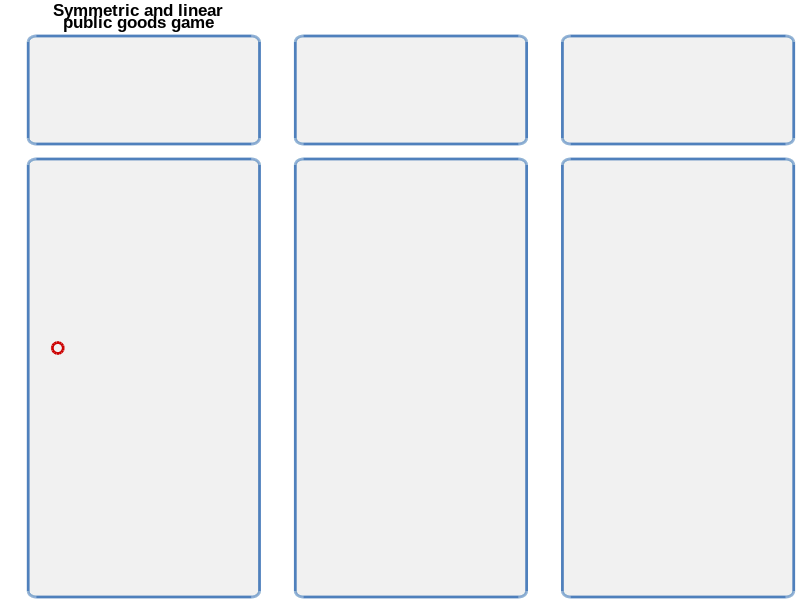

Write the MATLAB code that produced this figure. (Note: this script raises an error after producing the figure.)
% You must change input file address every time you want to use this code
% on line 67.
function[sum_pay]= MakeIllustrationV5();

%% Fixing the Parameters
global lw ms fsA fsL fsH fsT fname le bo wi he dx dy col wi2 he2 dx2
 
lw=3; ms=10; fsT=10; fsA=12; fsL=12; fsH=16; fname='Arial'; 
le=0.076; bo=0.105; wi=0.195; he=wi*75/60; wi2=wi*0.9; he2=he*0.9; dx2=wi*0.05; dx=0.145; dy=0.365; 
col=[0 0.447 0.741;
    0.85 0.325 0.098;
    0.494 0.184 0.556;
    0.929 0.694 0.125;
    0.466 0.674 0.188];

%% Plotting the general graphical structure 
figure('Position',[300,300,900,750]); % 300 - 300 - 1200 - 750 
ax1=axes('Position',[le-0.35*dx 0 3*wi+3*dx 1]); hold on
axis([-0.01 1.01 0 1]); dxf=(wi+dx*0.4)/(3*wi+2*dx); delf=0.27*dx/(3*wi+2*dx);
grey1=242/256*ones(1,3);  
blue1=[79,129,189]/256; 
y1=0.005; y2=0.735; lwP=2;
rd=0.01; t1=pi:0.01:3*pi/2; t2=3*pi/2:0.01:2*pi; t3=0:0.01:pi/2; t4=pi/2:0.01:pi; 
bxx=[rd+rd*cos(t1),dxf-rd+rd*cos(t2),dxf-rd+rd*cos(t3),rd+rd*cos(t4)]; 
bxy=[y1+rd+rd*sin(t1),y1+rd+rd*sin(t2),y2-rd+rd*sin(t3),y2-rd+rd*sin(t4)]; 
fill(bxx,bxy,grey1,'EdgeColor',blue1,'LineWidth',lwP);
fill(bxx+dxf+delf,bxy,grey1,'EdgeColor',blue1,'LineWidth',lwP);
fill(bxx+2*(dxf+delf),bxy,grey1,'EdgeColor',blue1,'LineWidth',lwP);

%fill(bxx+3*(dxf+delf),bxy,grey1,'EdgeColor',blue1,'LineWidth',lwP);

y1=0.76; y2=0.94; lwP=2;
rd=0.01; t1=pi:0.01:3*pi/2; t2=3*pi/2:0.01:2*pi; t3=0:0.01:pi/2; t4=pi/2:0.01:pi; 
bxx=[rd+rd*cos(t1),dxf-rd+rd*cos(t2),dxf-rd+rd*cos(t3),rd+rd*cos(t4)]; 
bxy=[y1+rd+rd*sin(t1),y1+rd+rd*sin(t2),y2-rd+rd*sin(t3),y2-rd+rd*sin(t4)]; 
fill(bxx,bxy,grey1,'EdgeColor',blue1,'LineWidth',lwP);
fill(bxx+dxf+delf,bxy,grey1,'EdgeColor',blue1,'LineWidth',lwP);
fill(bxx+2*(dxf+delf),bxy,grey1,'EdgeColor',blue1,'LineWidth',lwP);

%fill(bxx+3*(dxf+delf),bxy,grey1,'EdgeColor',blue1,'LineWidth',lwP);

S1=[0.065-0.028 0.420]; red=[0.8 0 0];  msS=8; lwS=2;
plot(S1(1),S1(2),'o','Color',red,'MarkerSize',msS,'LineWidth',lwS); 
%text(S1(1)+0.015,S1(2)-0.0075,{'Extreme endowment inequality','prevents cooperation '},'Color',red,...
%    'FontName',fname,'FontSize',fsT,'VerticalAlignment','middle'); 
% S2=S1+[2*(wi+dx) 0]; 
% plot(S2(1),S2(2),'o','MarkerSize',msS,'LineWidth',lwS,'Color',col(3,:));
% plot(S2(1),S2(2),'x','MarkerSize',msS,'Color',col(3,:));
% text(S2(1)+0.015,S2(2)-0.0075,{'Complete endowment equality','prevents cooperation '},'Color',col(3,:),...
%     'FontName',fname,'FontSize',fsT,'VerticalAlignment','middle'); 


he1=0.03; wi1=3*wi+3*dx; k=wi1;
rd=0.006; t=0:0.01:2*pi; red=[0.8 0 0];  msS=8; 
axis off

PlotGameSetup(1,'a'); 
% PlotGameSetup(2,'b'); 
% PlotGameSetup(3,'c'); 

%% Plotting the static predictions
delta1=0.8; delta2=0.3; delta3=0.35;
Input_file = 'InputDataXsetSize3_7.mat';
load(Input_file);
%rvec1=[2 2 2]; rvec2=[1.1 1.5 2.9]; 
rvec1 = rvec;
rvec2 = rvec;
%plotStatic(1,delta1,rvec1,'a'); 
% plotStatic(2,delta2,rvec2,'b');
% plotStatic(3,delta3,rvec2,'c');
%plotStaticLegend(); 

%% Plotting the evolutionary predictions
delta1=1; delta2=1; delta3=1;
plotEvo(1,delta1,rvec1,'d',Input_file); 
plotEvo(2,delta2,rvec2,'e',Input_file);
plotEvo(3,delta2,rvec2,'f',Input_file);

end


function PlotGameSetup(nr,lett); 
global lw ms fsA fsL fsH fsT fname le bo wi he dx dy col

ax1=axes('Position',[le+(wi+dx)*(nr-1) bo+2*dy wi he]);
axis([-1.05 1.05 -sqrt(3)*0.1 sqrt(3)*1.1]); hold on

if nr==1, head1='Symmetric and linear'; 
elseif nr==2, head1='Asymmetric and linear'; 
elseif nr==3, head1='Symmetric and nonlinear'; 
end
text(0,1.08,head1,'FontSize',fsA,'FontName',fname,...
    'HorizontalAlignment','center','FontWeight','bold');
text(0,0.9,'public goods game','FontSize',fsA,'FontName',fname,...
        'HorizontalAlignment','center','FontWeight','bold');
axis off
end


function plotEvo(nr,delta,rvec,lett,datafile); 
global lw ms fsA fsT fsL fsH fname le bo wi he dx col wi2 he2 dx2

ax1=axes('Position',[le+(wi+dx)*(nr-1)+dx2 bo wi2 he2]); 
axis([-1.05 1.05 -sqrt(3)*0.1 sqrt(3)*1.1]); hold on
edges=[-1 0; 1 0; 0 sqrt(3)]; 
x1=edges(1,:); x2=edges(2,:); x3=edges(3,:);
%rvec
load(datafile);
sumpi=sum(Pay,2);
if(nr == 2)
    sumpi = Coop(:,1); %Cooperation rates of Player 1!
    for i=1:length(sumpi)
        if (sumpi(i) < 0)
            sumpi(i)=0;
        end
    end
end
if(nr == 3)
    sumpi = Coop(:,2); %Cooperation rates of Player 2!
    for i=1:length(sumpi)
        if (sumpi(i) < 0)
            sumpi(i)=0;
        end
    end
end
%sumpi
PiMax=max(sumpi);
PiMin=min(sumpi);

%sumpi
%PiMin
%PiMax

%rvec
if nr==1
text(-1.9,sqrt(3)/2,'Evolutionary analysis','FontSize',fsL,'Color',col(5,:),...
    'FontName',fname,'Rotation',90,'HorizontalAlignment','center','FontWeight','bold');
end


%% Plotting the contour plot
dxx=0.48; dyy=0.45; ss=0.1; epsi=0.03;



for i=size(EVec,1):-1:1;
    %EVec(i,:)
    %debug infos to find why we have white areas?!
%     tmp_val = sum(Pay(i,:));
%     sum_pay(i) = tmp_val;
%     if (tmp_val<1.1)
%         EVec(i,:)
%         tmp_val
%         i
%     end
    E1=EVec(i,1:3); E2=(1-epsi)*E1+epsi*(1-E1); 
    e=E2(1)*x1+E2(2)*x2+E2(3)*x3; 
    f1=e(1)+ss*[-dxx dxx dxx-dxx*(E1(1)==0) -dxx+dxx*(E1(2)==0)]; f2=e(2)+ss*[-dyy -dyy dyy dyy]-0.02;
    cl=getcolor(sumpi(i),nr, PiMin, PiMax); 
%     for index=1:4
%         if (f1(index)==-0.236 && f2(index)==0.6382)
%             E1
%         end
%     end
    %[i, cl]
    
    fill(f1,f2,cl,'LineStyle','none'); 
    
end

%% Plotting the triangle
plot([edges(:,1); edges(1,1)],[edges(:,2); edges(1,2)],'k','LineWidth',lw); 
plot(edges(:,1),edges(:,2),'ko','MarkerSize',ms,'MarkerFaceColor','k','LineWidth',lw); 
plot(mean(edges(:,1)),mean(edges(:,2)),'kx','MarkerSize',ms,'MarkerFaceColor','k');

%% Labels
dyL=0.26; 
text(-1,2,lett,'FontSize',fsH,'FontName',fname,'FontWeight','bold');
text(x1(1)+0.175,x1(2)-dyL,{'Full endowment','to player 1'},'FontSize',fsT,...
    'FontName',fname,'HorizontalAlignment','center'); 
text(x2(1)-0.175,x2(2)-dyL,{'Full endowment','to player 2'},'FontSize',fsT,...
    'FontName',fname,'HorizontalAlignment','center'); 
text(x3(1),x3(2)+dyL+0.035,{'Full endowment','to player 3'},'FontSize',fsT,...
    'FontName',fname,'HorizontalAlignment','center'); 
axis off

%% Color legend
%if nr==1 
%    xmax=PiMax; xmin=1; xtl={'1.00','1.25','1.50','1.75'};
%else
%    xmax=PiMax; xmin=1.2; xtl={'1.2','1.6','2.0','2.4'}; 
%end
xmax=PiMax; xmin=PiMin; xtl={round(xmin,2),round(xmin + ((xmax-xmin)/3),2),round(xmax - ((xmax-xmin)/3),2),round(xmax,2)};

ax2=axes('Position',[le+(wi+dx)*(nr-1) bo-0.05 wi 0.01],'XTick',0:1/3:1,...
    'XTickLabel',xtl,'FontSize',fsT,'FontName',fname,'YTick',[]); 
box(ax2,'on'); hold on
axis([-0.05 1.05 -1 1]); 

ss=0.01; 
for x=0:ss:1; 
    cl=getcolor((1-x)*xmin+x*xmax,nr, PiMin, PiMax);
    fill(x+ss*[-0.55 0.55 0.55 -0.55],[-0.5 -0.5 0.5 0.5],cl,'LineStyle','none');
end
if(nr == 1)
    xlabel('Group payoff','FontSize',fsT,'FontName',fname,'Position',[0.5,-6]);
end
if(nr == 2)
    xlabel('Player 1 Contributions','FontSize',fsT,'FontName',fname,'Position',[0.5,-6]);
end
if(nr == 3)
    xlabel('Player 2 Contributions','FontSize',fsT,'FontName',fname,'Position',[0.5,-6]);
end
end



function plotStatic(nr,delta,rvec,lett); 
global lw ms fsA fsT fsL fsH fname le bo wi he dx dy col wi2 he2 dx2

ax1=axes('Position',[le+(wi+dx)*(nr-1)+dx2 bo+dy wi2 he2]); 
axis([-1.05 1.05 -sqrt(3)*0.1 sqrt(3)*1.1]); hold on
edges=[-1 0; 1 0; 0 sqrt(3)]; 
x1=edges(1,:); x2=edges(2,:); x3=edges(3,:);

if nr==1
text(-1.9,sqrt(3)/2,'Equilibrium analysis','FontSize',fsL,'Color',col(1,:),...
    'FontName',fname,'Rotation',90,'HorizontalAlignment','center','FontWeight','bold');
end
fill([edges(:,1); edges(1,1)],[edges(:,2); edges(1,2)],'w','LineWidth',lw,'EdgeColor','k'); 

%% Calculating the thresholds for the players' endowments
% if nr==3
%     M1=(x1(1)+x2(1)+x3(1))/3; M2=(x1(2)+x2(2)+x3(2))/3;
%     p1=[7/11 4/11 0]; p2=[5/13 5/13 3/13]; p3=[4/11 7/11 0]; 
%     P1=p1(1)*x1+p1(2)*x2+p1(3)*x3; P2=p2(1)*x1+p2(2)*x2+p2(3)*x3; P3=p3(1)*x1+p3(2)*x2+p3(3)*x3; 
%     fill([P1(1) P2(1) P3(1)],[P1(2) P2(2) P3(2)],col(1,:),'LineStyle','none');
%     %plot([P2(1) M1],[P2(2) M2],'k--','LineWidth',2);
%     
%     p1=[7/11 0 4/11]; p2=[5/13 3/13 5/13]; p3=[4/11 0 7/11]; 
%     P1=p1(1)*x1+p1(2)*x2+p1(3)*x3; P2=p2(1)*x1+p2(2)*x2+p2(3)*x3; P3=p3(1)*x1+p3(2)*x2+p3(3)*x3; 
%     fill([P1(1) P2(1) P3(1)],[P1(2) P2(2) P3(2)],col(1,:),'LineStyle','none');
%     %plot([P2(1) M1],[P2(2) M2],'k--','LineWidth',2);
%     
%     p1=[0 7/11 4/11]; p2=[3/13 5/13 5/13]; p3=[0 4/11 7/11]; 
%     P1=p1(1)*x1+p1(2)*x2+p1(3)*x3; P2=p2(1)*x1+p2(2)*x2+p2(3)*x3; P3=p3(1)*x1+p3(2)*x2+p3(3)*x3; 
%     fill([P1(1) P2(1) P3(1)],[P1(2) P2(2) P3(2)],col(1,:),'LineStyle','none');
%     %plot([P2(1) M1],[P2(2) M2],'k--','LineWidth',2);
%     
%     %text(mean(edges([1,3],1))+0.12,mean(edges([1,3],2)-0.08),{'C. f.'},'FontSize',fsT,...
%     %'FontName',fname,'HorizontalAlignment','center','Color','w');
%     %text(mean(edges([2,3],1))-0.11,mean(edges([2,3],2)-0.08),{'C. f.'},'FontSize',fsT,...
%     %'FontName',fname,'HorizontalAlignment','center','Color','w');
%     %text(mean(edges([1,2],1)),mean(edges([1,2],2)+0.1),{'C. f.'},'FontSize',fsT,...
%     %'FontName',fname,'HorizontalAlignment','center','Color','w');
%    
% elseif nr<3
%     e12=delta*rvec(2)/(3-rvec(1)+delta*rvec(2)),
%     e13=delta*rvec(3)/(3-rvec(1)+delta*rvec(3)),
%     A10=x1; A12=e12*x1+(1-e12)*x2; A13=e13*x1+(1-e13)*x3;
% 
%     e21=delta*rvec(1)/(3-rvec(2)+delta*rvec(1)), 
%     e23=delta*rvec(3)/(3-rvec(2)+delta*rvec(3)), 
%     A20=x2; A21=(1-e21)*x1+e21*x2; A23=e23*x2+(1-e23)*x3;
% 
%     e31=delta*rvec(1)/(3-rvec(3)+delta*rvec(1)),
%     e32=delta*rvec(2)/(3-rvec(3)+delta*rvec(2)),
%     A30=x3; A31=(1-e31)*x1+e31*x3; A32=(1-e32)*x2+e32*x3;
% 
%     if nr==1
%         fill([A12(1),A21(1),A23(1),A32(1),A31(1),A13(1)],[A12(2),A21(2),A23(2),A32(2),A31(2),A13(2)],col(1,:),'LineStyle','none'); 
%     elseif nr==2
%         ka=0.61; A1x=ka*A13+(1-ka)*A12;
%         fill([A1x(1),A23(1),A32(1),A31(1),A13(1)],[A1x(2),A23(2),A32(2),A31(2),A13(2)],col(1,:),'LineStyle','none'); 
%     end
    %fill([A10(1),A12(1),A13(1)],[A10(2),A12(2),A13(2)],'w','LineStyle','none'); 
    %fill([A20(1), A21(1),A23(1)],[A20(2), A21(2),A23(2)],'w','LineStyle','none');
    %fill([A30(1),A31(1),A32(1)], [A30(2),A31(2),A32(2)],'w','LineStyle','none');

    %plot([A12(1),A13(1)],[A12(2),A13(2)],'k--','LineWidth',2);
    %plot([A21(1),A23(1)],[A21(2),A23(2)],'k--','LineWidth',2);
    %plot([A31(1),A32(1)],[A31(2),A32(2)],'k--','LineWidth',2);
%end

%% Plotting the triangle
% plot([edges(:,1); edges(1,1)],[edges(:,2); edges(1,2)],'k','LineWidth',lw); 
% plot(edges(:,1),edges(:,2),'ko','MarkerSize',ms,'MarkerFaceColor','k','LineWidth',lw);  

%% Plotting the symbols for no cooperation 
% laS=0.86; rd=0.06; t=0:0.01:2*pi; red=[0.8 0 0]; msS=8; lwS=2;
% S1=laS*x1+(1-laS)/2*(x2+x3); S2=laS*x2+(1-laS)/2*(x1+x3); S3=laS*x3+(1-laS)/2*(x2+x1); 
% plot(S1(1),S1(2),'o','Color',red,'MarkerSize',msS,'LineWidth',lwS); 
% plot(S2(1),S2(2),'o','Color',red,'MarkerSize',msS,'LineWidth',lwS);
% plot(S3(1),S3(2),'o','Color',red,'MarkerSize',msS,'LineWidth',lwS);
% plot(mean(edges(:,1)),mean(edges(:,2)),'kx','MarkerSize',ms,'MarkerFaceColor','k');
% if nr>1, plot(mean(edges(:,1)),mean(edges(:,2)),'o','MarkerSize',msS,'LineWidth',lwS,...
%         'Color',col(3,:),'MarkerFaceColor','w'); 
%     plot(mean(edges(:,1)),mean(edges(:,2)),'x','MarkerSize',msS,'Color',col(3,:));
% end


%% Labels
% text(-1,2,lett,'FontSize',fsH,'FontName',fname,'FontWeight','bold');
% dyL=0.26;
% text(x1(1)+0.175,x1(2)-dyL,{'Full endowment','to player 3'},'FontSize',fsT,...
%     'FontName',fname,'HorizontalAlignment','center'); 
% text(x2(1)-0.175,x2(2)-dyL,{'Full endowment','to player 2'},'FontSize',fsT,...
%     'FontName',fname,'HorizontalAlignment','center'); 
% text(x3(1),x3(2)+dyL+0.035,{'Full endowment','to player 1'},'FontSize',fsT,...
%     'FontName',fname,'HorizontalAlignment','center'); 
%  
% text(max(edges(:,1))*0.85,1.1,{'Cooperation','feasible'},'FontSize',fsT,...
%         'FontName',fname,'HorizontalAlignment','center','Color',col(1,:));
% fill(max(edges(:,1))*0.85+[-0.1 0.1 0.1 -0.1],[0.73 0.73 0.87 0.87],col(1,:),'LineStyle','none'); 
% 
% axis off
end




function cl=getcolor(pi,nr, PiMin, PiMax); 
global col
%PiMin=1;
if(nr~=1) % I am not sure that it was a correct way!
    PiMin = PiMin + 1;
    PiMax = PiMax + 1;
    pi = pi + 1;
end

%if nr==1 
%    PiMax=1.75; 
%elseif nr==2
%    PiMax=2.4;  
%elseif nr==3
%    PiMax=2.4;
%end
% or we can use 3 instead of PiMax to compare better all examples!
x=(log(pi)-log(PiMin))^2/(log(PiMax)-log(PiMin))^2;
cl=x*col(5,:)+(1-x)*[1 1 1]; 
end
